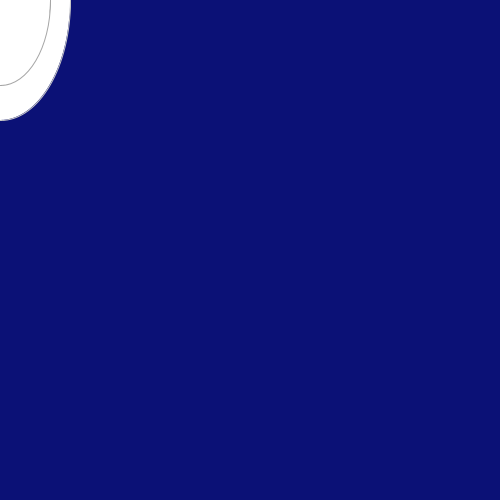
Frame 1 (no input)
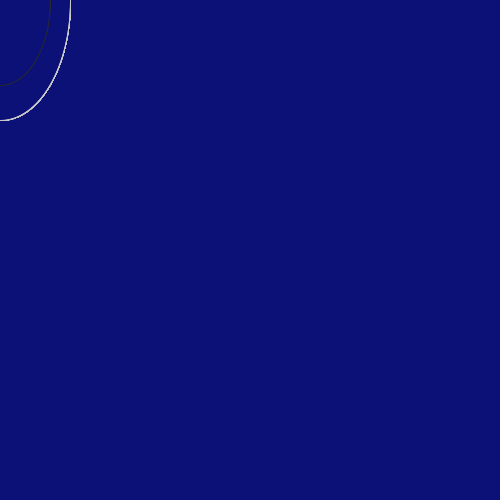
Frame 60 (the mouse pressed at the canvas centre just before this capture)
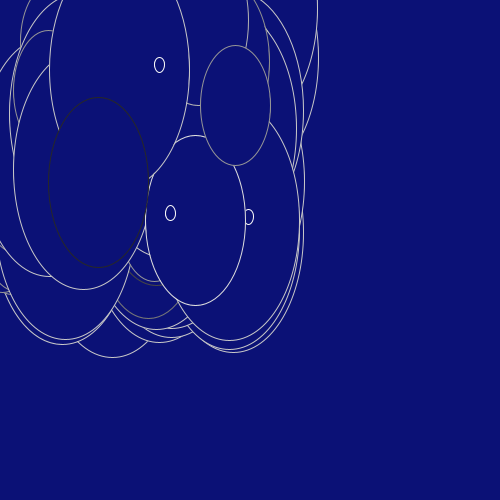
Frame 120 (the mouse held since frame 60 and released just before this capture)

The Processing sketch that drew these frames (run headless with seeded random() and noise(); from frame 60 on, the mouse is pressed at the canvas centre):

// Processing sketch: processing_41099
// ── processing_41099.pde

void setup () {
 size (500, 500); 
  background (11, 17, 118);
 frameRate (5);
}

void rainDrop (float posX, float posY, int rainSize, int repeat, color c) {
 stroke (178, 179, 180);
stroke (c);
posX = random(mouseX);
posY = random(mouseY);
ellipse (posX, posY, rainSize, rainSize);
ellipse (posX, posY, rainSize+repeat, rainSize + repeat);
ellipse(posX, posY, rainSize+repeat, rainSize +2*repeat);
  
}



void draw() {
 
  //rainDrop (80, 80, 10, 25);
  rainDrop (mouseX, mouseY, 20, 50, color (150));
  rainDrop (pmouseX, pmouseY, 40, 100, color(200));
   rainDrop (pmouseX-30, pmouseY-20, 30, 70, color(random(1,255)));
  fill(11, 17, 118);
  
  if(mousePressed == true) {
   rainDrop(mouseX, mouseY, 5, 5, color (250));
  }
  
}
